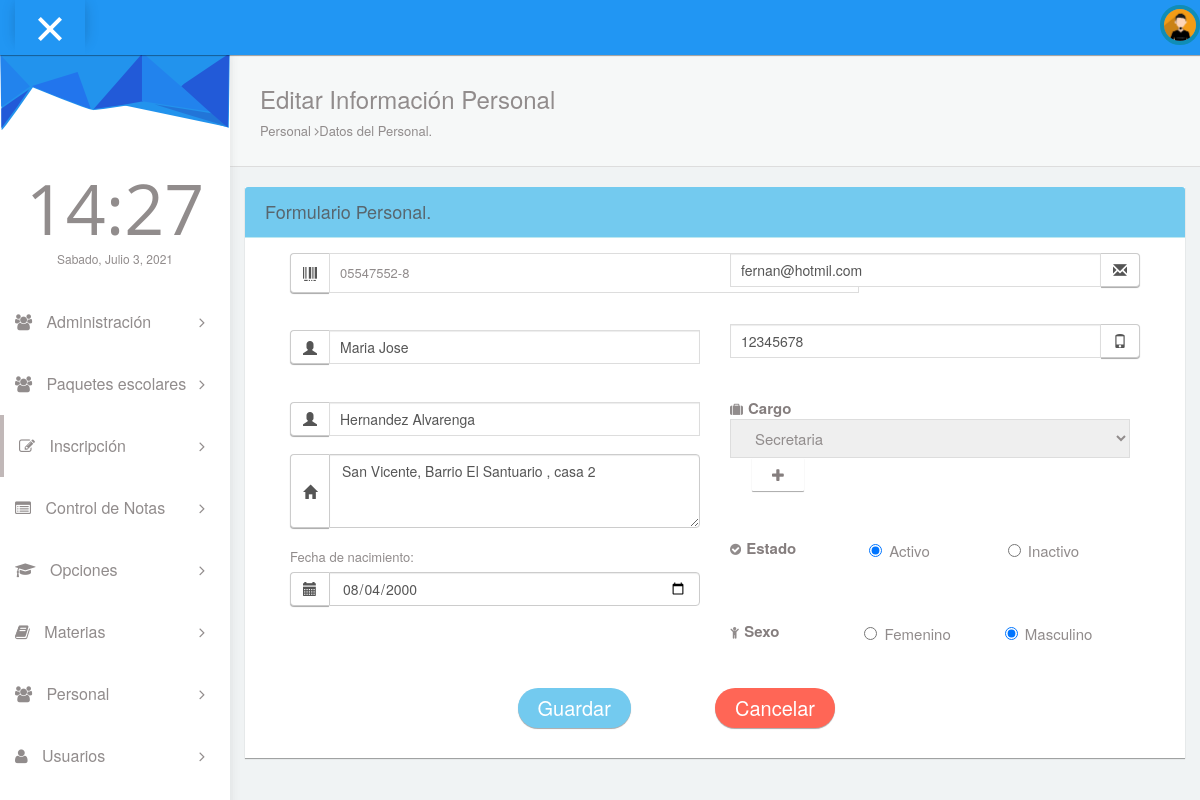
The app's page /pages/editpersonal.php?id=1 with its own data.
### tables this page shows
CREATE TABLE `tpersonal` (
  `eid_personal` int(11) NOT NULL AUTO_INCREMENT,
  `cdui` varchar(10) NOT NULL,
  `cnombre` varchar(50) NOT NULL,
  `capellido` varchar(50) NOT NULL,
  `ctelefono` varchar(10) NOT NULL,
  `ccorreo` varchar(200) NOT NULL,
  `cdireccion` varchar(200) NOT NULL,
  `ffechanacimiento` date NOT NULL,
  `iestado` int(11) NOT NULL,
  `isexo` int(11) NOT NULL,
  `efk_idcargo` int(11) NOT NULL,
  PRIMARY KEY (`eid_personal`),
  KEY `fkcargo` (`efk_idcargo`),
  CONSTRAINT `fkcargo` FOREIGN KEY (`efk_idcargo`) REFERENCES `tcargos` (`eid_cargo`)
);

### pages/editpersonal.php (the view, shortened to what this page needs)
<?php
$hoy = getdate();
$anioMayor=$hoy['year']-18;
$anioMenor=$hoy['year']-61;
$mes=sprintf("%02s",$hoy['mon']);
$dia=sprintf("%02s",$hoy['mday']);
$fechamax=$anioMayor."-".$mes."-".$dia;
$fechamin=$anioMenor."-".$mes."-".$dia;
?>
<?php
$id = $_REQUEST["id"];
include "../config/conexion.php";
$result = $conexion->query("select * from tpersonal where eid_personal=" . $id);
if ($result) {
    while ($fila = $result->fetch_object()) {
        $duipersonalR   = $fila->cdui;
        $nombrepersonalR   = $fila->cnombre;
        $apellidopersonalR = $fila->capellido;
        $telefonopersonalR = $fila->ctelefono;
        $correopersonalR   = $fila->ccorreo;
        $direccionpersonalR = $fila->cdireccion;
        $fechanacimientopersonalR  = $fila->ffechanacimiento;
        $estadopersonalR   = $fila->iestado;
        $isexopersonalR    = $fila->isexo;
        $cargopersonalR    = $fila->efk_idcargo;
    }
}
?>
<!DOCTYPE html>
<html lang="en">
<head>
  <link rel="stylesheet" type="text/css" href="../asset/css/bootstrap.min.css">
  <link rel="stylesheet" type="text/css" href="../asset/css/plugins/font-awesome.min.css"/>
  <link rel="stylesheet" type="text/css" href="../asset/css/plugins/animate.min.css"/>
  <link rel="stylesheet" type="text/css" href="../asset/css/plugins/nouislider.min.css"/>
  <link rel="stylesheet" type="text/css" href="../asset/css/plugins/select2.min.css"/>
  <link rel="stylesheet" type="text/css" href="../asset/css/plugins/ionrangeslider/ion.rangeSlider.css"/>
  <link rel="stylesheet" type="text/css" href="../asset/css/plugins/ionrangeslider/ion.rangeSlider.skinFlat.css"/>
  <link rel="stylesheet" type="text/css" href="../asset/css/plugins/bootstrap-material-datetimepicker.css"/>
  <link rel="stylesheet" type="text/css" href="../asset/css/sweetalert2.css"/>
  <link href="https://cdnjs.cloudflare.com/ajax/libs/select2/4.0.6-rc.0/css/select2.min.css" rel="stylesheet" />
  <link href="../asset/css/style.css" rel="stylesheet">
</head>
<body id="mimin" class="dashboard">
   <?php include "header.php"?>
      <div class="container-fluid mimin-wrapper">
          <?php include "menu.php";?>
            <div id="content">
                <div class="panel box-shadow-none content-header">
                  <div class="panel-body">
                    <div class="col-md-12" >
                         <h3 class="animated fadeInLeft">Editar Informaci&oacute;n Personal</h3>
                        <p class="animated fadeInDown">
                          Personal <span class="fa-angle-right fa"></span>Datos del Personal.
                        </p>
                    </div>
                  </div>
                </div>
                <div class="form-element">
                <form id="turismo" name="turismo" action="" method="post">
                <div class="col-md-12">
                  <div class="col-md-12 panel panel-info">
                    <div class="col-md-12 panel-heading">
                      <h4>Formulario Personal.</h4>
                    </div>
                    <div class="col-md-12 panel-body" style="padding-bottom:30px;">
                      <div class="col-md-12">
                        <form class="cmxform" id="formcliente" method="post" action="">
                          <div class="col-md-6">
                          <div class="input-group">
                              <span class="input-group-addon"><i class="glyphicon glyphicon-barcode"></i></span>
                                  <input id="dui" type="text" class="form-text mask-dui" name="dui" placeholder="DUI" value="<?php echo $duipersonalR; ?>" readonly="readonly" style="width: 530px;" >
                              </div>
                              <br>
                              <br>
                            <div class="input-group">
                              <span class="input-group-addon"><i class="glyphicon glyphicon-user"></i></span>
                                  <input id="nombre" type="text" class="form-control" name="nombre" placeholder="Nombre" value="<?php echo $nombrepersonalR; ?>" onkeypress="return sololetras(event)">
                              </div>
                              <br>
                              <br>
                              <div class="input-group">
                              <span class="input-group-addon"><i class="glyphicon glyphicon-user"></i></span>
                                  <input id="apellido" type="text" class="form-control" name="apellido" placeholder="Apellido" value="<?php echo $apellidopersonalR; ?>" onkeypress="return sololetras(event)">
                              </div>
                              <br>
                              <div class="input-group"style="padding-bottom:20px;">
      <span class="input-group-addon"><span class="glyphicon glyphicon-home"></span></span>
      <textarea rows="3" size="30"  class="form-control" placeholder="Dirección" id="direccion" name="direccion" ><?php echo $direccionpersonalR; ?></textarea>
      </div>
                              <label>Fecha de nacimiento:</label>
                              <div class="input-group">
                              <span class="input-group-addon"><i class="glyphicon glyphicon-calendar"></i></span>
                                  <input id="fechanacimiento" type="date" class="form-control" name="fechanacimiento" value="<?php echo $fechanacimientopersonalR; ?>" min="<?php echo $fechamin; ?>" max="<?php echo $fechamax; ?>" >
                              </div>
                          </div>
                          <div class="col-md-6">
                              <div class="input-group">
                                  <input id="correo" type="text" class="form-control" name="correo" placeholder="Correo Electronico" value="<?php echo $correopersonalR; ?>" size='30' maxlength='100' onKeyUp="javascript:validateMail('correo')">
                                  <span class="input-group-addon"><i class="glyphicon glyphicon-envelope"></i></span>
                              </div>
                              <br><br>
                              <div class="input-group">
                                  <input id="telefono" type="text" class="form-control" name="telefono" placeholder="Telefono" value="<?php echo $telefonopersonalR; ?>" size="8" maxlength="8" onkeypress="return aceptNum(event)">
                                  <span class="input-group-addon"><i class="glyphicon glyphicon-phone"></i></span>
                              </div>
                              <br>
                              <br>
                              <div class="form-group form-animate-text" style="margin-top:5px !important;margin-bottom:30px !important;">
     <i  class="fa fa-suitcase"></i><span class="label label-default" style="width: 100px; font-size: 15px">Cargo</span>
      <select id="cargo"   class="select2 show-tick" style="width: 400px; font-size: 15px" name="cargo" >
      <?php
                      include '../config/conexion.php';
                      $result = $conexion->query("select eid_cargo as id,ccargo as nombre FROM tcargos");
                      if ($result) {
                        while ($fila = $result->fetch_object()) {
                          if ($fila->id == $cargopersonalR ) {
                            echo '<option value="' . $fila->id. '" selected>' . $fila->nombre . '</opcion>';
                           }else {
                            echo '<option value="' . $fila->id . '">' . $fila->nombre . '</opcion>';
                        }
                      }
                    }else {
                      echo '<option value="">Error en la BD</opcion>';
                  }
                       ?>
                       </select>
      <button align='center' type='button' style="margin-right:20px;margin-left:22px; font-size: 15px" class='btn btn-default' onclick=confirmar(" . $proveedor . ",1);><i class='fa fa-plus'></i></button>
      </div>
      <br>
      <div class="input-group " style="padding-bottom:25px;">
     <i  class="fa fa-check-circle"></i><span class="label label-default" style="width: 20px; font-size: 15px">Estado</span>
     <?php
    if($estadopersonalR==1){
     echo' <label class="radio-inline" style="margin-right:78px;margin-left:68px; font-size: 15px"><input type="radio" id="activo" name="estado" value="1" checked>Activo</label>';
     echo'<label class="radio-inline" style="width: 0px; font-size: 15px;margin-left:0px"><input type="radio" id="inactivo" name="estado" value="2">Inactivo</label>';
    }
      ?>
     </div>
     <br>
     <br>
      <div class="input-group " style="padding-bottom:25px;">
      <i  class="fa fa-child"></i><span class="label label-default" style="width: 20px; font-size: 15px">Sexo</span>
      <?php
      if($isexopersonalR==1){
    echo'<label class="radio-inline" style="margin-right:54px;margin-left:80px; font-size: 15px"><input type="radio" id="femenino" name="sexo" value="1" checked>Femenino</label>';
    echo'<label class="radio-inline" style="width: 0px; font-size: 15px;margin-left:0px"><input type="radio" id="masculino" name="sexo" value="2">Masculino</label>';
}else{
  echo'<label class="radio-inline" style="margin-right:54px;margin-left:80px; font-size: 15px"><input type="radio" id="femenino" name="sexo" value="1"> Femenino</label>';
    echo'<label class="radio-inline" style="width: 0px; font-size: 15px;margin-left:0px"><input type="radio" id="masculino" name="sexo" value="2" checked>Masculino</label>';
}
      ?>
     </div>
                          </div>
                                                    <div class="col-md-12">
                                                    <div class="col-md-3"></div>
                              <div class="col-md-3">
                              <br><b></b>
                              <input type="button" name="next" onclick="verificar()" class="next action-button btn btn-info btn-sm btn-round" style="font-size:20px;" value="Guardar" />
                          </div>
                          <div>
                            <br><b></b>
                              <input type="button" name="next" class="next action-button btn btn-danger btn-sm btn-round" style="font-size:20px;" value="Cancelar" />
                              </div>
                        </div>
                        </div>
                      </form>
                    </div>
                  </div>
                </div>
</body>
</html>

### records on screen
tpersonal: dui "05547552-8", nombre "Maria Jose", apellido "Hernandez Alvarenga", direccion "San Vicente, Barrio El Santuario , casa 2", fechanacimiento "08/04/2000", correo "fernan@hotmil.com", telefono "12345678"

### other values on screen
form field cargo "Secretaria"
